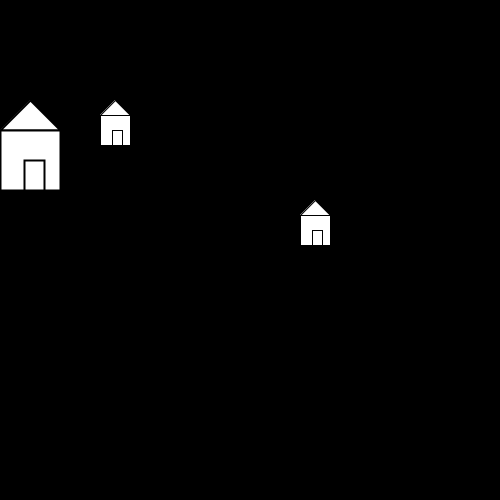
Frame 1 (no input)
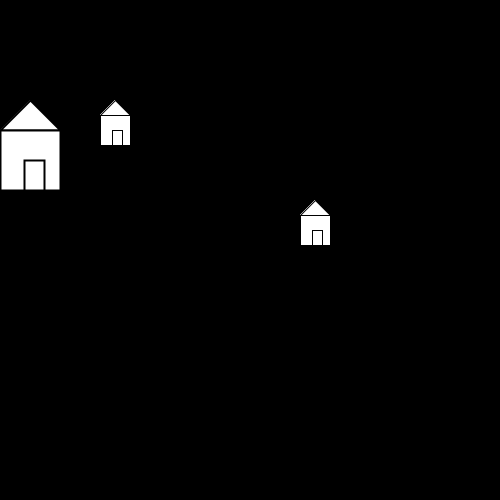
Frame 60 (the mouse pressed at the canvas centre just before this capture)
Frame 120 (the mouse held since frame 60 and released just before this capture): identical to frame 60, image omitted

The Processing sketch that drew these frames (run headless with seeded random() and noise(); from frame 60 on, the mouse is pressed at the canvas centre):

// Processing sketch: week_2_translations
// ── week_2_translations.pde
int x, y;
int size;

void setup(){
  
  size(500,500);
  background(0);
  
  x = 100;
  y = 100;
  
}

void draw(){
  
  triangle(x +15, y, x, y + 15, x + 30, y + 15);
  rect(x, y +15, 30, 30);
  rect(x + 12, y + 30, 10, 15);
  
  // use push and pop matirx to isolate one thing and then return to original
  pushMatrix();
   // push matrix stores the coordinates of transformations
  translate(-200, -100);
  scale(2.0);
  triangle(x +15, y, x, y + 15, x + 30, y + 15);
  rect(x, y +15, 30, 30);
  rect(x + 12, y + 30, 10, 15);
  popMatrix();
  //pop matirx resets coordinate system back to original
 
  pushMatrix();
  // push matrix stores the coordinates of transformations
  translate(200, 100);
  //scale(2.0);
  triangle(x +15, y, x, y + 15, x + 30, y + 15);
  rect(x, y +15, 30, 30);
  rect(x + 12, y + 30, 10, 15);
  popMatrix();
  //pop matirx resets coordinate system back to original
  
}
